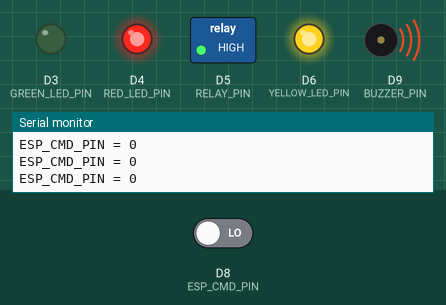
Recording of a sketch running on a simulated Arduino Uno R4 WiFi. Shown: switched loads named in the sketch (green lamp = pin HIGH), output pins drawn as LEDs (lit = HIGH), buzzer (waves = sounding, pin HIGH), the last lines printed to the serial monitor. Inputs (shaded band) come from the test bench; at power-on: D8 (ESP_CMD_PIN) LOW. WiFi joins after 1.5 s; servers stay silent unless stated.

Above: at 2.7 s.
2.8 s: D8 (ESP_CMD_PIN) driven HIGH
At 3.4 s:
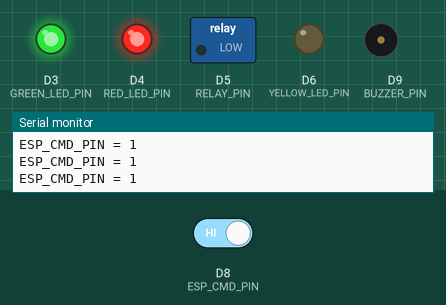
5.8 s: D8 (ESP_CMD_PIN) driven LOW
At 8.87 s:
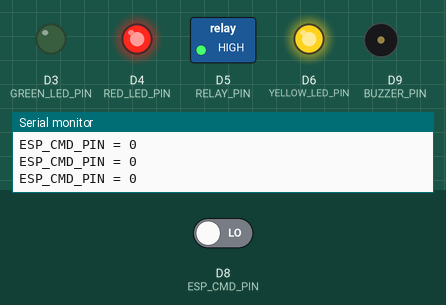
Timing chart, 0 to 13.3 s (numbered marks = the images above; inputs shaded):
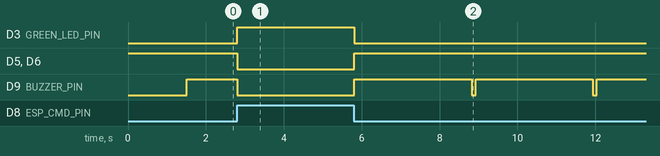

Measured:
- after the input at 2.8 s, D3 (GREEN_LED_PIN): LOW → HIGH at once; D5 (RELAY_PIN), D6 (YELLOW_LED_PIN): HIGH → LOW at once
- after the input at 5.8 s, D3 (GREEN_LED_PIN): HIGH → LOW at once; D5 (RELAY_PIN), D6 (YELLOW_LED_PIN): LOW → HIGH at once; D9 (BUZZER_PIN): alternates HIGH for 3.0 s and LOW for 0.10 s, starting at once

The sketch:

esp-uno.ino
```cpp
#include <WiFiS3.h>
#include <WiFiSSLClient.h>

/* ================= PIN DEFINITIONS ================= */
#define ESP_CMD_PIN     8
#define RELAY_PIN       5

#define RED_LED_PIN     4
#define GREEN_LED_PIN   3
#define YELLOW_LED_PIN  6
#define BUZZER_PIN      9

/* ================= BUZZER ================= */
unsigned long buzzerStartTime = 0;
const unsigned long buzzerDuration = 3000;
bool buzzerActive = false;

/* ================= WIFI ================= */
const char* ssid = "Allen's Vivo Y56-5G";
const char* password = "allen2209";

/* ================= GOOGLE SHEETS ================= */
const char* sheetHost = "script.google.com";
const char* sheetPath =
"/macros/s/AKfycbwOVTW9b6wLylijXze8u2St55PlvSTR1jQkRKt0oLgSjnD2OaLvvbKoSCsdgOUTOxw/exec";

/* ================= LOGGING ================= */
String latestData = "";
unsigned long lastSheetSend = 0;
const unsigned long sheetInterval = 20000;

/* ================================================== */
void setup()
{
  pinMode(ESP_CMD_PIN, INPUT_PULLDOWN);
  pinMode(RELAY_PIN, OUTPUT);

  pinMode(RED_LED_PIN, OUTPUT);
  pinMode(GREEN_LED_PIN, OUTPUT);
  pinMode(YELLOW_LED_PIN, OUTPUT);
  pinMode(BUZZER_PIN, OUTPUT);

  digitalWrite(RELAY_PIN, HIGH);
  digitalWrite(BUZZER_PIN, LOW);

  digitalWrite(RED_LED_PIN, HIGH);
  digitalWrite(GREEN_LED_PIN, LOW);
  digitalWrite(YELLOW_LED_PIN, HIGH);

  Serial.begin(115200);
  Serial1.begin(9600);

  WiFi.begin(ssid, password);

  Serial.print("Connecting WiFi");

  while (WiFi.status() != WL_CONNECTED)
  {
    delay(500);
    Serial.print(".");
  }

  Serial.println("\nUNO R4 WiFi Connected");
  Serial.print("IP Address: ");
  Serial.println(WiFi.localIP());
}

/* ================================================== */
void loop()
{
  /* ===== DEBUG ===== */
  Serial.print("ESP_CMD_PIN = ");
  Serial.println(digitalRead(ESP_CMD_PIN));

  /* ===== RELAY + BUZZER ===== */
  if (digitalRead(ESP_CMD_PIN) == HIGH)
  {
    // Relay ON
    digitalWrite(RELAY_PIN, LOW);

    digitalWrite(GREEN_LED_PIN, HIGH);
    digitalWrite(YELLOW_LED_PIN, LOW);

    digitalWrite(BUZZER_PIN, LOW);
    buzzerActive = false;
  }
  else
  {
    // Relay OFF
    digitalWrite(RELAY_PIN, HIGH);

    digitalWrite(GREEN_LED_PIN, LOW);
    digitalWrite(YELLOW_LED_PIN, HIGH);

    if (!buzzerActive)
    {
      digitalWrite(BUZZER_PIN, HIGH);
      buzzerStartTime = millis();
      buzzerActive = true;
    }
  }

  if (buzzerActive && millis() - buzzerStartTime >= buzzerDuration)
  {
    digitalWrite(BUZZER_PIN, LOW);
    buzzerActive = false;
  }

  /* ===== READ FROM ESP32 ===== */
  if (Serial1.available())
  {
    latestData = Serial1.readStringUntil('\n');
    latestData.trim();

    if (latestData.startsWith("V="))
    {
      Serial.println("ESP32 DATA:");
      Serial.println(latestData);
    }
    else
    {
      latestData = "";
    }
  }

  /* ===== SEND TO GOOGLE SHEETS ===== */
  if (!latestData.isEmpty() &&
      millis() - lastSheetSend >= sheetInterval)
  {
    lastSheetSend = millis();
    sendToGoogleSheets(latestData);
  }

  delay(100);
}

/* ================================================== */
void sendToGoogleSheets(String data)
{
  if (WiFi.status() != WL_CONNECTED)
  {
    Serial.println("WiFi disconnected");
    return;
  }

  data.replace(",", "&");

  WiFiSSLClient client;

  if (!client.connect(sheetHost, 443))
  {
    Serial.println("SSL connection failed");
    return;
  }

  client.print(
    String("GET ") + sheetPath + "?" + data + " HTTP/1.1\r\n" +
    "Host: " + sheetHost + "\r\n" +
    "Connection: close\r\n\r\n"
  );

  while (client.connected())
  {
    while (client.available())
    {
      client.read();
    }
  }

  client.stop();

  Serial.println("Data logged to Google Sheets");
}
```
